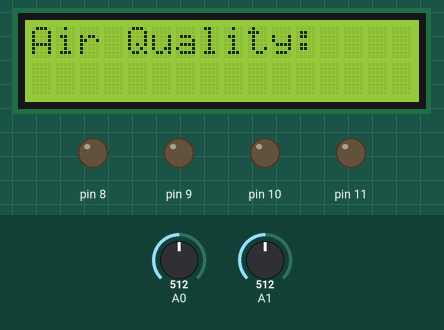
Bench run of a sketch on a simulated Arduino Uno, built with avr-gcc and run on an emulated ATmega328P. Parts: 16×2 character LCD, output pins drawn as LEDs (lit = HIGH). The inputs (shaded band) are chosen by the test bench; at power-on: A1 = 512, A0 = 512. What the sketch prints to the serial monitor is not drawn.

Above: at 3.9 s.
4.0 s: A1 set to 308
10.2 s: A1 set to 293
At 15.1 s:
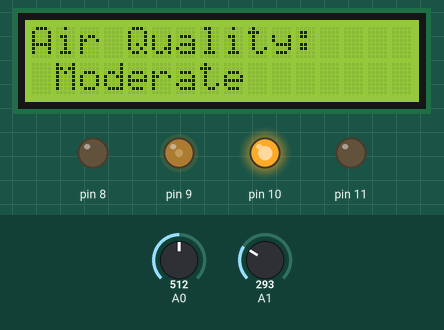
17.1 s: A0 set to 686
23.5 s: A0 set to 710
At 27.5 s:
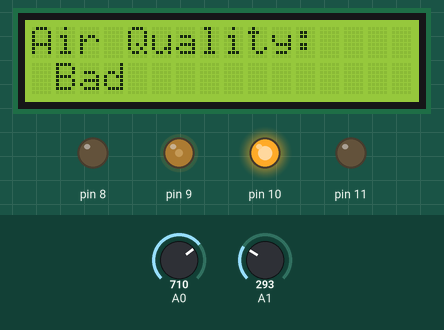
31.8 s: A0 set to 306
At 38.5 s:
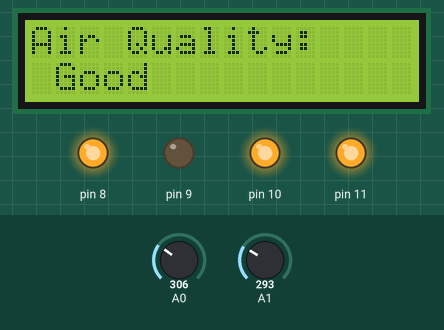
41.0 s: A1 set to 306
At 47.8 s:
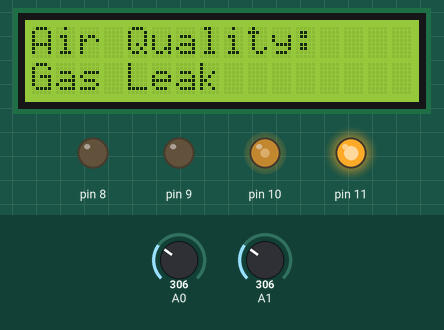
Timing chart, 0 to 54.2 s (numbered marks = the images above; inputs shaded):
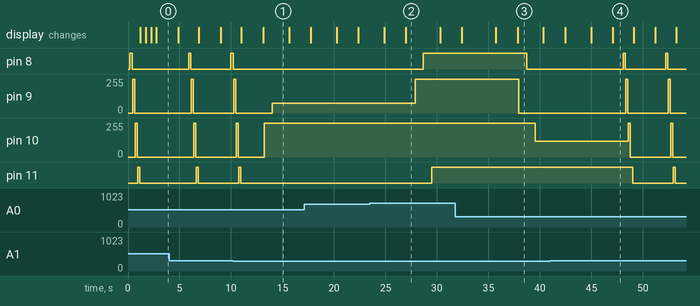

The sketch:

final_aqi135.ino
```cpp
#include <Wire.h>
#include <LiquidCrystal_I2C.h>

LiquidCrystal_I2C lcd(0x27,16,2);  // set the LCD address to 0x27 for a 16 chars and 2 line display
int i=0;
int n=100;
int good135=350;  //350
int bad135=700;   //700
int lpg_leak=300;  //900
void setup()
{
  lcd.init();                      // initialize the lcd
  lcd.init();
  // Print a message to the LCD.
  lcd.backlight();
  pinMode(8,OUTPUT);
  pinMode(10,OUTPUT);
  pinMode(9,OUTPUT);
  pinMode(11,OUTPUT);

  // Initialize the LCD
  lcd.begin(16, 2);
  for(int pin=11;pin<=8;pin--)
   {
     digitalWrite(pin,HIGH);
     delay(200);
     digitalWrite(pin,LOW);
     delay(50);
   }
    for(int pin=8;pin<=11;pin++)
   {
     digitalWrite(pin,HIGH);
     delay(200);
     digitalWrite(pin,LOW);
     delay(50);
   }
  lcd.setCursor(0,0);
  lcd.print("     Welcome!  ");
  delay(500);
  lcd.clear();
  lcd.setCursor(0,0);
  lcd.print("   *SensAir*  ");
  delay(500);
  lcd.clear();// Set up the LCD's number of columns and rows
  lcd.print("  Air Quality");
  lcd.setCursor(0,1);
  lcd.print("    Monitor ");
  delay(500);


        // Display for 2 seconds
  lcd.clear();

  Serial.begin(9600); // Initialize serial communication for debugging
}
void loop()
{

     int gs135=analogRead(A0);
     int gs5=analogRead(A1);
     lcd.clear();


     lcd.setCursor(0, 0); // Set cursor to first line
     lcd.print("Air Quality:");
     delay(100);
      Serial.print("  mq 5 : ");
     Serial.print(gs5);
     delay(1000);
    Serial.println(" ");
     Serial.print("  mq 135 : ");
     Serial.print(gs135);
     delay(1000);
     if(gs5<=lpg_leak)
     {


     if(gs135<good135&&gs135>0)
     {

      lcd.setCursor(0,1);
      lcd.print(" Good ");
      delay(100);
      digitalWrite(9,LOW);
      delay(800);
      digitalWrite(8,LOW);
      delay(800);

      analogWrite(10,120);
      delay(800);

     }
     else if(gs135>=good135&&gs135<bad135)
     {
      lcd.setCursor(0,1);
      lcd.print(" Moderate ");

       delay(100);
      digitalWrite(10,HIGH);
      delay(800);

      analogWrite(9,75);
      delay(800);

      digitalWrite(8,LOW);
      delay(800);


     }
     else if(gs135>=bad135)
     {
     lcd.setCursor(0,1);
      lcd.print(" Bad");
      delay(100);
      digitalWrite(10,HIGH);
      delay(800);

      digitalWrite(9,HIGH);
      delay(800);
      digitalWrite(8,HIGH);
      delay(800);

       digitalWrite(11,HIGH);
      delay(800);

     }
  }

  else if(gs5>lpg_leak)
  {
      lcd.setCursor(0,1);
      lcd.println("Gas Leak");
      delay(1000);


     for(int pin=8;pin<=11;pin++)
   {
     digitalWrite(pin,HIGH);
     delay(200);
     digitalWrite(pin,LOW);
     delay(50);

   }
    for(int pin=11;pin<=8;pin--)
   {
     digitalWrite(pin,HIGH);
     delay(200);
     digitalWrite(pin,LOW);
     delay(50);
   }
  }
}

    
```

Measured:
- the behaviour switches between 301 and 300 on A1 (found by bisection; images 0 and 1)
- the behaviour switches between 699 and 700 on A0 (found by bisection; images 1 and 2)
- after the input at 10.2 s, pin 8: goes on until 10.2 s, then stays LOW; pin 11: goes on until 11.0 s, then stays LOW; the display: first differs from a run without the input after 2.9 s (image 1)
- after the input at 23.5 s, pin 8: LOW → HIGH after 5.2 s; pin 9: 75/255 → 255/255 after 4.4 s; pin 11: LOW → HIGH after 6.0 s; the display: first differs from a run without the input after 3.5 s (image 2)
- after the input at 31.8 s, pin 8: HIGH → LOW after 6.9 s; pin 9: 255/255 → 0/255 after 6.1 s; pin 10: 255/255 → 120/255 after 7.7 s; the display: first differs from a run without the input after 6.0 s (image 3)
- after the input at 41.0 s, pin 8: alternates HIGH for 0.20 s and LOW for 3.9 s, starting after 7.1 s; pin 9: alternates 255/255 for 0.20 s and 0/255 for 3.9 s, starting after 7.3 s
- what the display in image 1 shows lasts 2.5 s, from 13.1 s to 15.6 s
